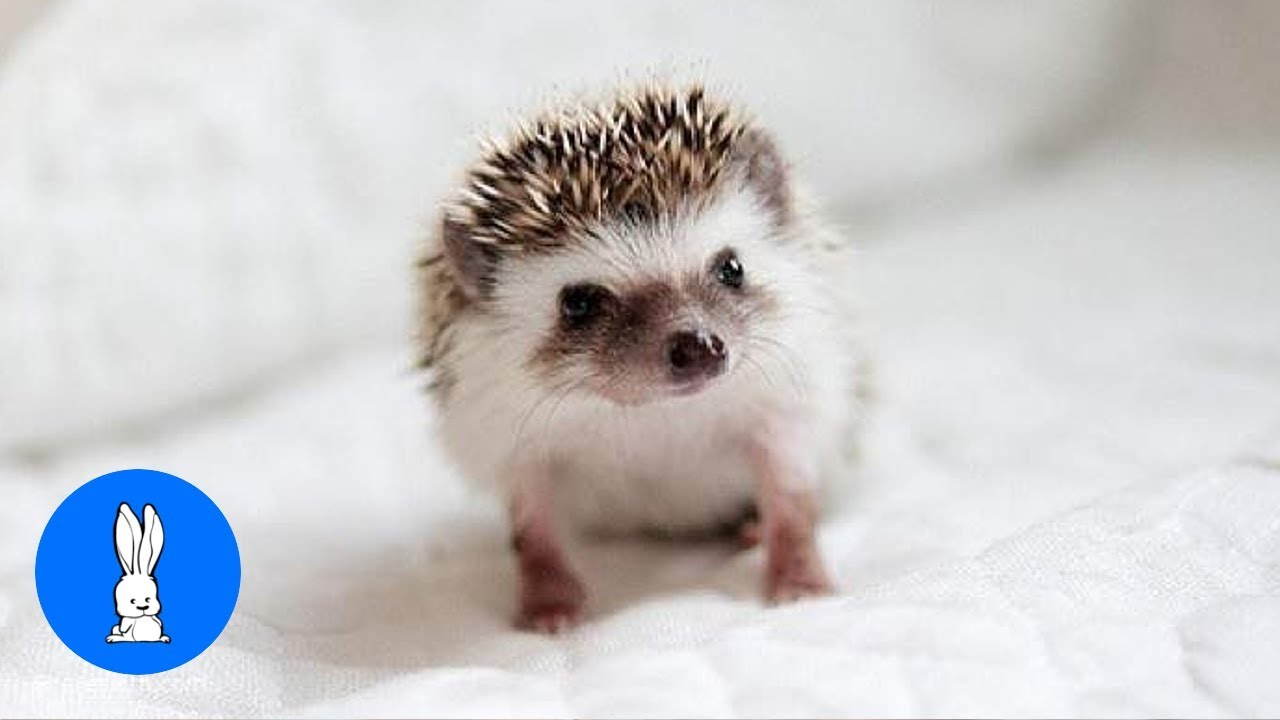
#> input picture Overlay/data/hedgie.jpg, 1280 x 720 px
$ python overlay.py
#> lines starting #> are read from the running program, lines starting #| are printed output that depends on the picture; after the words box and inside, x2 and y2 are one past the last pixel; in counts of white or black regions, pixels touching at a corner belong together
import cv2
import matplotlib.pyplot as plt
import numpy as np
from os.path import abspath, dirname

BASE_PATH = abspath(dirname(__file__))
DATA_PATH = BASE_PATH + '/data/'
IMG_PATH = DATA_PATH + 'hedgie.jpg'
LOGO_PATH = DATA_PATH + 'yeet.jpg'

# image to put logo on
img = cv2.imread(filename=IMG_PATH)
#> img is the input picture: shape (720, 1280, 3); mean B, G, R 203.4, 200.8, 201.2
img = cv2.resize(src=img, dsize=(600, 600))
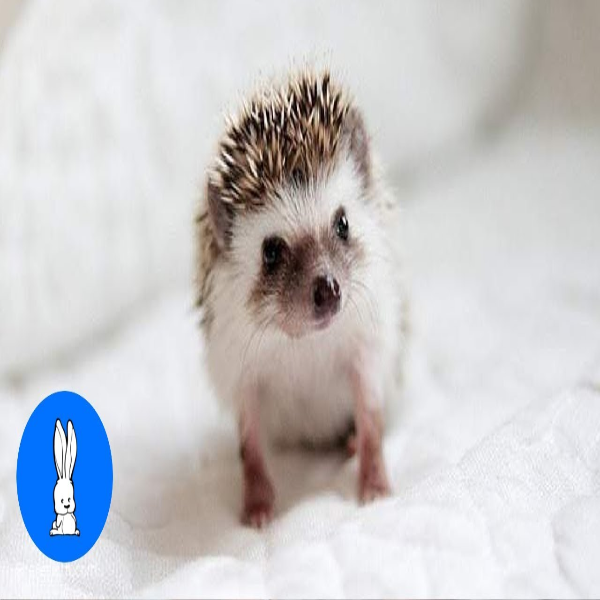
#> img: shape (600, 600, 3); mean B, G, R 203.3, 200.7, 201.2
imgf = img
cv2.imshow('og', img)
# image of logo
logo = cv2.imread(filename=LOGO_PATH)
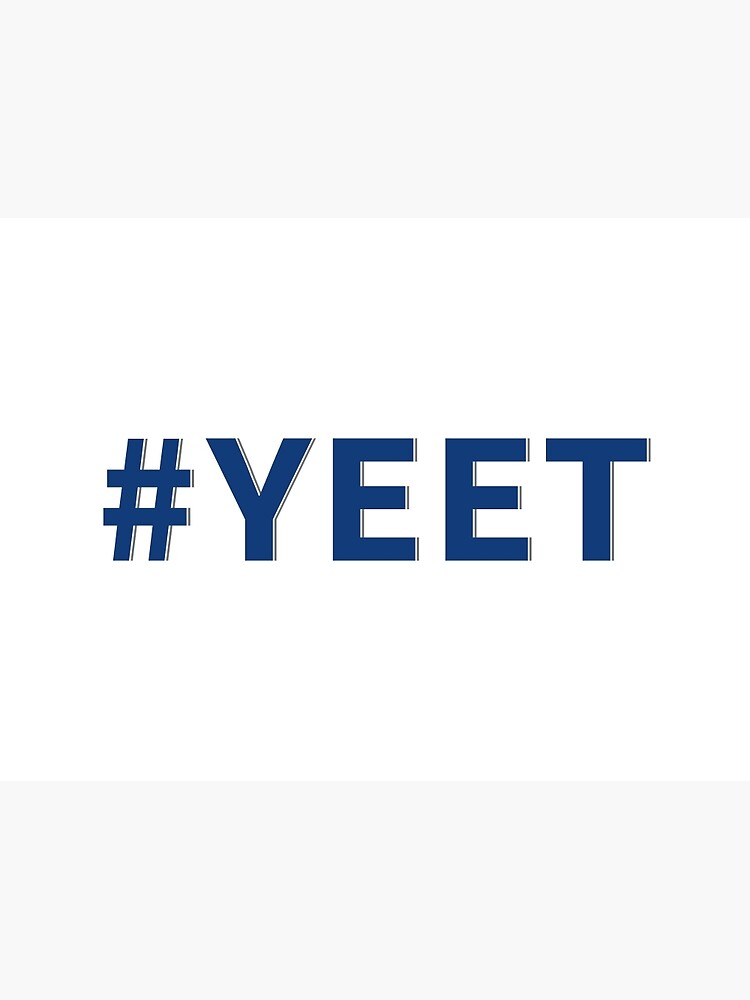
#> input picture Overlay/data/yeet.jpg, 750 x 1000 px
#> logo is the input picture: shape (1000, 750, 3); mean B, G, R 246, 243.7, 242.1
logo = cv2.resize(src=logo, dsize=(300, 300))
#> logo: shape (300, 300, 3)
# create ROI

cols, rows, channels = logo.shape
#> cols = 300; rows = 300; channels = 3
roi = img[0:cols, 0:rows]

# create mask
logo_gray = cv2.cvtColor(src=logo, code=cv2.COLOR_BGR2GRAY)
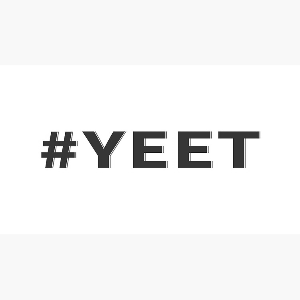
#> logo_gray: shape (300, 300); min 14, max 255, mean 243.5
ret, msk = cv2.threshold(src=logo_gray, thresh=150, maxval=255, type=cv2.THRESH_BINARY)
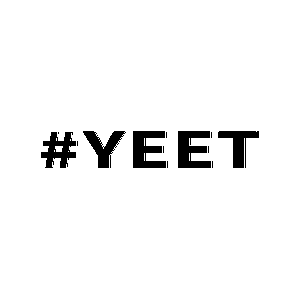
#> msk: shape (300, 300); 95.8% white; 13 black regions (8 under 20 px), largest, box (x1, y1, x2, y2) and area: (133, 131, 166, 168) 850, (178, 131, 211, 168) 849, (41, 132, 76, 168) 719, (83, 131, 126, 168) 671, (218, 131, 259, 168) 645
mask_inv = cv2.bitwise_not(src=msk)

# blackout all the parts in ROI except the logo
bg = cv2.bitwise_and(roi, roi, mask=msk)
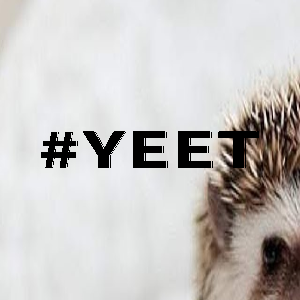
#> bg: shape (300, 300, 3); mean B, G, R 194.3, 196.3, 199.3

# put the original logo over the whited out area
fg = cv2.bitwise_and(logo, logo, mask=mask_inv)
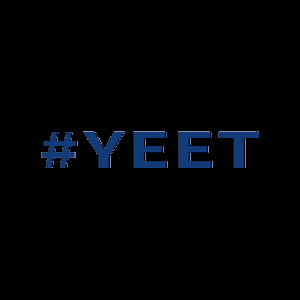
#> fg: shape (300, 300, 3); mean B, G, R 5, 2.7, 1.2

# add both background and foreground
final = cv2.add(bg, fg)
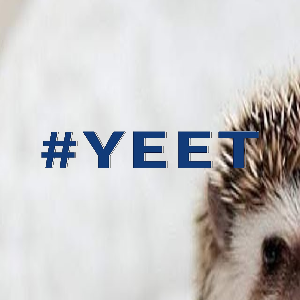
#> final: shape (300, 300, 3); mean B, G, R 199.3, 199, 200.4

# overlay it on the original image
imgf[0:logo.shape[1], 0:logo.shape[0]] = final

# show both the final result and original image
cv2.imshow(winname='Overlayed', mat=imgf)
cv2.waitKey(0)
cv2.destroyAllWindows()
